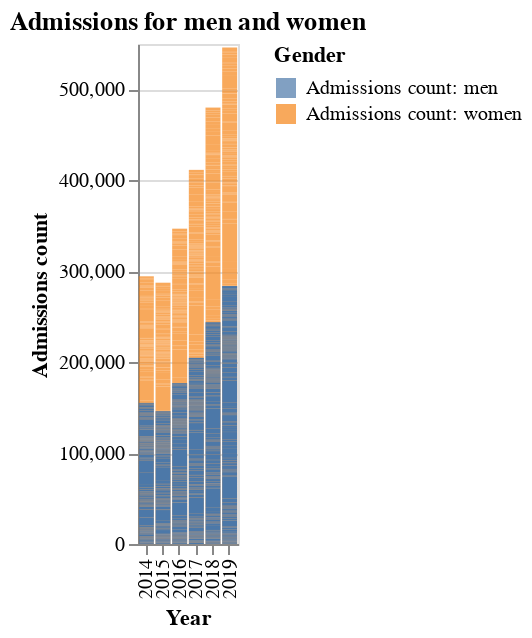

Notebook source saved alongside this figure:
### Code cell
women_df = melted_df[melted_df['variable'] == 'Admissions count: women']
men_df = melted_df[melted_df['variable'] == 'Admissions count: men']

# Create separate charts for women and men
women_chart = alt.Chart(women_df).mark_bar(opacity=0.7).encode(
    x=alt.X("Year:O", title="Year"),
    y=alt.Y("value:Q", title="Admissions count", stack=True),
    color=alt.Color("variable:N", title="Gender")#,
    #tooltip=[
    #    alt.Tooltip("variable:N", title="Gender"),
    #    alt.Tooltip("value:Q", title="Admissions count",format=
#",")]
).properties(
    title="Admissions for men and women",
    height = 250,
    width=50
)

men_chart = alt.Chart(men_df).mark_bar(opacity=1).encode(
    x=alt.X("Year:O", title="Year"),
    y=alt.Y("value:Q", title="Admissions count", stack=True),
    color=alt.Color("variable:N", title="Gender")#,
    #tooltip=[
    #    alt.Tooltip("variable:N", title="Gender"),
    #    alt.Tooltip("value:Q", title="Admissions count",format=
#",")]
).properties(width=50, 
             height=250,
             title="Admissions by region")
# Overlay the men_chart on top of the women_chart
overlay_chart = women_chart + men_chart
overlay_chart

### Figure 1 — Vega-Lite specification as saved in the notebook (floating-point values rounded to 4 significant figures; data arrays with more than 128 entries replaced by an {"elided": "..."} marker saying what was removed)
{"config": {"view": {"continuousWidth": 300, "continuousHeight": 300}}, "layer": [{"data": {"name": "data-e54db39608689271a9ca1245dc19b2ac"}, "mark": {"type": "bar", "opacity": 0.7}, "encoding": {"color": {"field": "variable", "title": "Gender", "type": "nominal"}, "x": {"field": "Year", "title": "Year", "type": "ordinal"}, "y": {"field": "value", "stack": true, "title": "Admissions count", "type": "quantitative"}}, "title": "Admissions for men and women"}, {"data": {"name": "data-f40a0d70ad404758234ac2e759175645"}, "mark": {"type": "bar", "opacity": 1}, "encoding": {"color": {"field": "variable", "title": "Gender", "type": "nominal"}, "x": {"field": "Year", "title": "Year", "type": "ordinal"}, "y": {"field": "value", "stack": true, "title": "Admissions count", "type": "quantitative"}}, "title": "Admissions by region"}], "height": 250, "width": 50, "$schema": "https://vega.github.io/schema/vega-lite/v5.14.1.json", "datasets": {"data-e54db39608689271a9ca1245dc19b2ac": {"elided": "915 records"}, "data-f40a0d70ad404758234ac2e759175645": {"elided": "915 records"}}}
